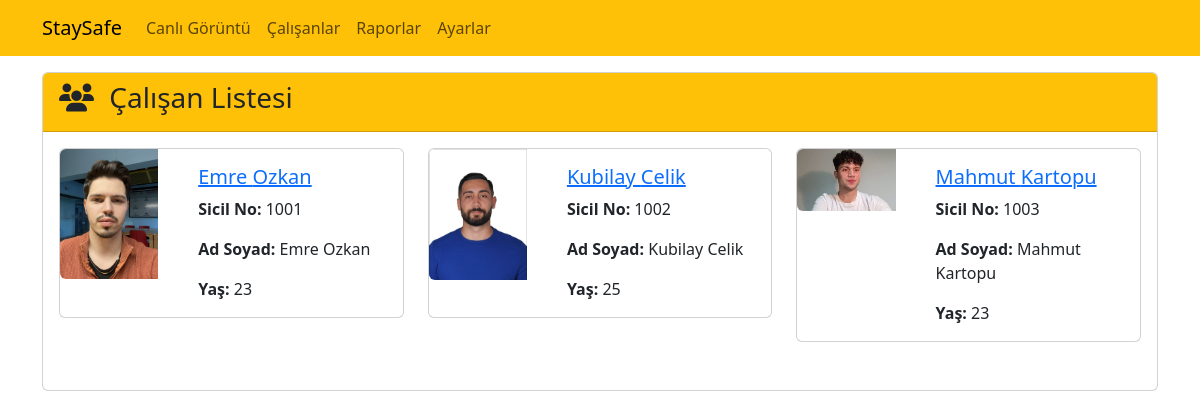
The app's page /employees/, older data.
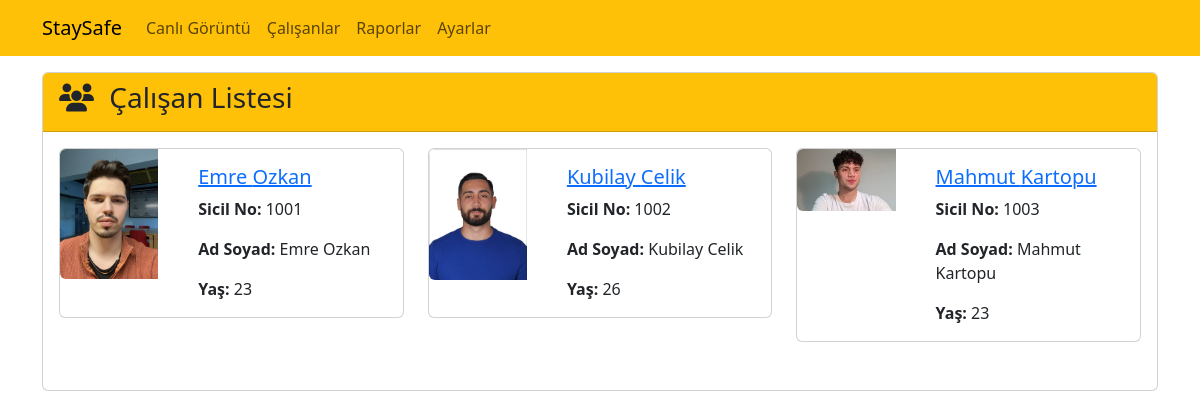
The same page, newer data.
### employees/models.py (models this page shows, shortened)
class Employee(models.Model):
    sicil_no = models.CharField(max_length=4, primary_key=True)
    name = models.CharField(max_length=100)
    surname = models.CharField(max_length=100)
    age = models.IntegerField()
    imageUrl = models.URLField(max_length=300, blank=False, default="1.jpg") # Bos birakilamaz. Denetim yapılacak.

### employees/views.py (the view)
# urls.py: path('', views.employee_list, name='employee_list'),
def employee_list(request):
    employees = Employee.objects.all().order_by('sicil_no')
    return render(request, 'employees/index.html', {'employees': employees})

### employees/templates/employees/index.html (shortened to what this page needs)
{% extends "layout.html" %}
{% load static %}
{% block css_files %}
    <link rel="stylesheet" href="https://cdnjs.cloudflare.com/ajax/libs/font-awesome/6.2.1/css/all.min.css"/>
    <link rel="stylesheet" href={% static 'css/bootstrap.min.css' %}/>
{% endblock  %}
{% block content %}
    <div class="container mt-3">
        <div class="row">
            <div class="col-12">
                <div class="card">
                    <div class="card-header bg-warning">
                        <h3 class="card-title">
                            <i class="fas fa-users me-2"></i>
                            Çalışan Listesi
                        </h3>
                    </div>
                    <div class="card-body">
                        {% if employees|length == 0 %}
                            <div class="alert alert-warning">Kayıtlı çalışan bulunamadı!</div>
                        {% else %}
                            <div class="row">
                                {% for employee in employees %}
                                    <div class="col-md-6 col-lg-4 mb-3">
                                        {% include "employees/partials/_employees.html" %}
                                    </div>
                                {% endfor %}
                            </div>
                        {% endif %}
                    </div>
                </div>
            </div>
        </div>
    </div>
{% endblock %}

### templates/layout.html (shortened to what this page needs)
{% load static %}
<!DOCTYPE html>
<html lang="en">
<head>
    <link rel="stylesheet" href={% static 'css/bootstrap.min.css' %}/>
    {% block css_files %}{% endblock  %}
</head>
<body>
   {% include 'partials/_nav.html' %}
    {% block content %}     {% endblock  %}
</body>
</html>

### templates/partials/_nav.html
<nav class="navbar navbar-expand-lg bg-warning navbar-light">
    <div class="container">
        <a href="/display/" class="navbar-brand">StaySafe</a>
        <ul class="navbar-nav me-auto">
            <li class="nav-item">
                <a href="/display/index" class="nav-link">Canlı Görüntü</a>
            </li>
            <li class="nav-item">
                <a href="/employees/" class="nav-link">Çalışanlar</a>
            </li>
            <li class="nav-item">
                <a href="/reports" class="nav-link">Raporlar</a>
            </li>
            <li class="nav-item">
                <a href="/settings" class="nav-link">Ayarlar</a>
            </li>
        </ul>
    </div>
</nav>

### employees/templates/employees/partials/_employees.html
{% load static %}
<div class="card mb-3">
    <div class="row">
        <div class="col-4">
            {% with 'employees/img/'|add:employee.name|add:'.jpg' as image_path %}
                <img class="img-fluid rounded-start" src="{% static image_path %}" alt="{{employee.name}} {{employee.surname}}" onerror="this.src='{% static 'employees/img/default.jpg' %}'">
            {% endwith %}
        </div>
        <div class="col-8">
            <div class="card-body">
                <h5 class="card-title">
                    <a href="{% url 'employee_detail' employee.sicil_no %}">
                        {{employee.name}} {{employee.surname}}
                    </a>
                </h5>
                <p class="card-text">
                    <strong>Sicil No:</strong> {{employee.sicil_no|upper}}
                </p>
                <p class="card-text">
                    <strong>Ad Soyad:</strong> {{employee.name}} {{employee.surname}}
                </p>
                <p class="card-text">
                    <strong>Yaş:</strong> {{employee.age}}
                </p>
            </div>
        </div>
    </div>
</div>

Row changes from the older to the newer data that the page shows:
changed Employee "Kubilay": age "25" → "26"
